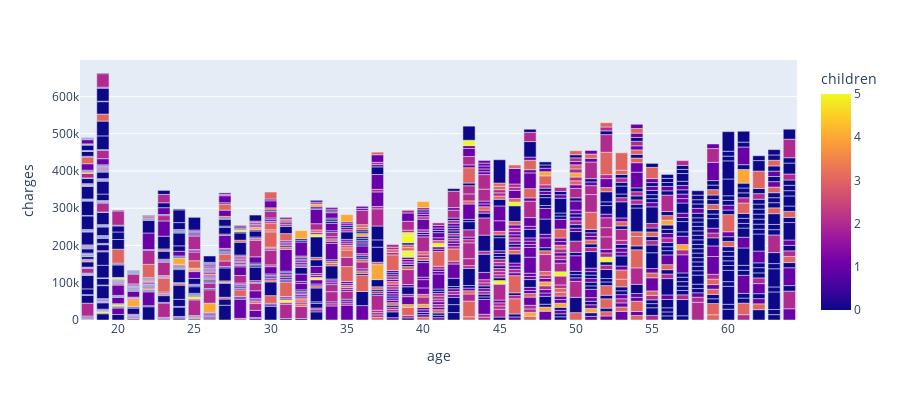

Notebook code for this chart:
### Markdown cell above
in all regions, the number of non smokers outweighs the number of smokers. in otherwords, smoking is may not be the only factor that affect medical conditions that affect the charges on the medical  of the patients.

### Code cell
# plot bar  using keyword arguments.
fig = px.bar(medic_insure_data, x='age', y='charges',#  DataFrame or array-like or dict
             hover_data=['smoker', 'children', 'sex', 'bmi'], 
             color='children',
             labels={'pop':'medical insurance cost'},  #By default, column names are used in the figure for axis titles,
             height=400)
#show figure
fig.show()

### Figure 1 — Plotly figure (JSON) as saved in the notebook; plotly's stock layout.template omitted (floating-point values rounded to 4 significant figures; data arrays with more than 128 entries replaced by an {"elided": "..."} marker saying what was removed)
{"data": [{"alignmentgroup": "True", "customdata": {"elided": "1338x4 mixed values"}, "hovertemplate": "age=%{x}<br>charges=%{y}<br>smoker=%{customdata[0]}<br>children=%{marker.color}<br>sex=%{customdata[2]}<br>bmi=%{customdata[3]}<extra></extra>", "legendgroup": "", "marker": {"color": {"elided": "1338 int values"}, "coloraxis": "coloraxis", "pattern": {"shape": ""}}, "name": "", "offsetgroup": "", "orientation": "v", "showlegend": false, "textposition": "auto", "type": "bar", "x": {"elided": "1338 int values"}, "xaxis": "x", "y": {"elided": "1338 float values"}, "yaxis": "y"}], "layout": {"barmode": "relative", "coloraxis": {"colorbar": {"title": {"text": "children"}}, "colorscale": [[0, "#0d0887"], [0.1111, "#46039f"], [0.2222, "#7201a8"], [0.3333, "#9c179e"], [0.4444, "#bd3786"], [0.5556, "#d8576b"], [0.6667, "#ed7953"], [0.7778, "#fb9f3a"], [0.8889, "#fdca26"], [1, "#f0f921"]]}, "height": 400, "legend": {"tracegroupgap": 0}, "margin": {"t": 60}, "xaxis": {"anchor": "y", "domain": [0, 1], "title": {"text": "age"}}, "yaxis": {"anchor": "x", "domain": [0, 1], "title": {"text": "charges"}}}}
